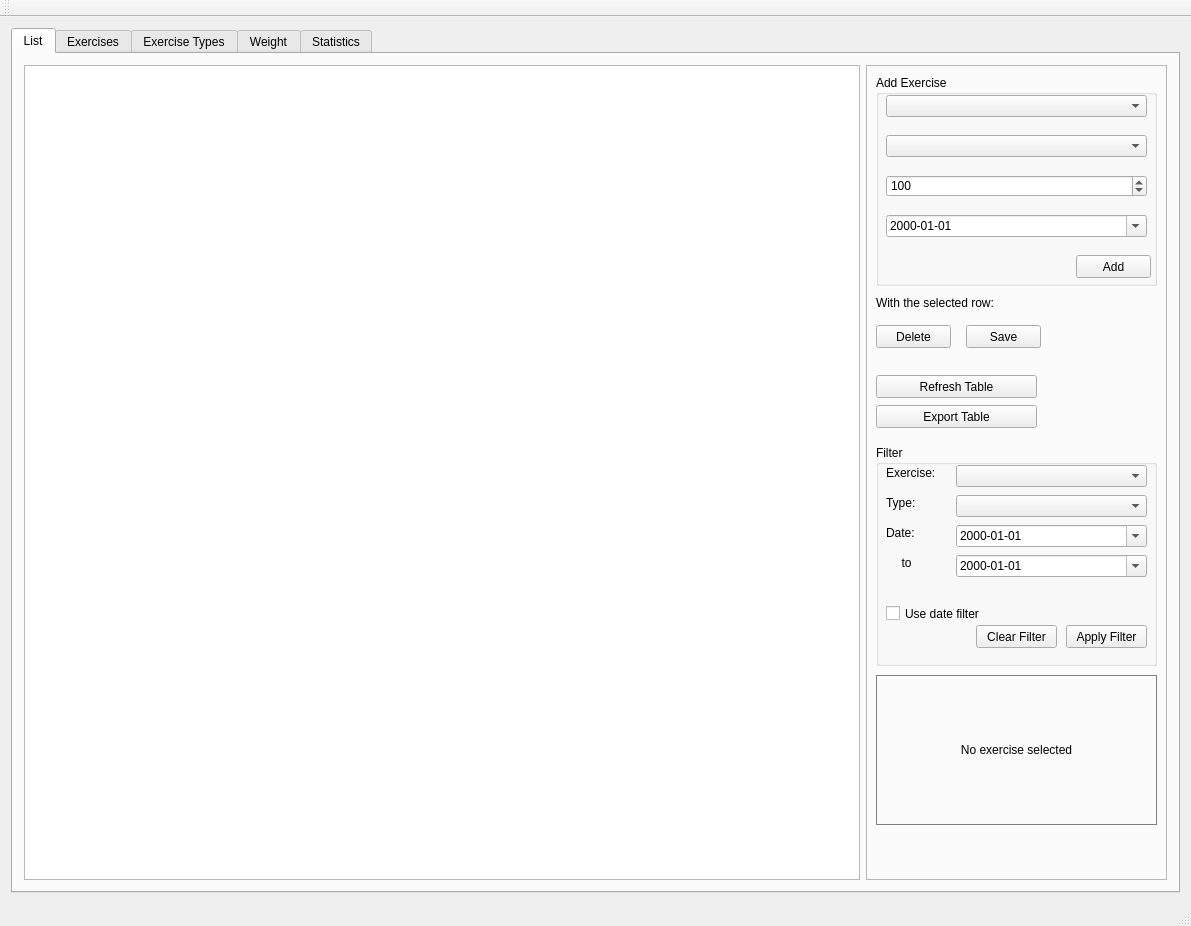
<?xml version="1.0" encoding="UTF-8"?>
<ui version="4.0">
 <class>MainWindow</class>
 <widget class="QMainWindow" name="MainWindow">
  <property name="geometry">
   <rect>
    <x>0</x>
    <y>0</y>
    <width>1191</width>
    <height>926</height>
   </rect>
  </property>
  <property name="windowTitle">
   <string>Fitness tracker</string>
  </property>
  <widget class="QWidget" name="centralWidget">
   <layout class="QHBoxLayout" name="horizontalLayout">
    <item>
     <widget class="QTabWidget" name="tabWidget">
      <property name="currentIndex">
       <number>0</number>
      </property>
      <widget class="QWidget" name="tab">
       <attribute name="title">
        <string>List</string>
       </attribute>
       <layout class="QHBoxLayout" name="horizontalLayout_2">
        <item>
         <widget class="QTableView" name="tableView_process"/>
        </item>
        <item>
         <widget class="QFrame" name="frame">
          <property name="minimumSize">
           <size>
            <width>301</width>
            <height>0</height>
           </size>
          </property>
          <property name="frameShape">
           <enum>QFrame::StyledPanel</enum>
          </property>
          <property name="frameShadow">
           <enum>QFrame::Raised</enum>
          </property>
          <widget class="QGroupBox" name="groupBox">
           <property name="geometry">
            <rect>
             <x>10</x>
             <y>10</y>
             <width>281</width>
             <height>211</height>
            </rect>
           </property>
           <property name="title">
            <string>Add Exercise</string>
           </property>
           <widget class="QPushButton" name="pushButton_add">
            <property name="geometry">
             <rect>
              <x>200</x>
              <y>180</y>
              <width>75</width>
              <height>23</height>
             </rect>
            </property>
            <property name="text">
             <string>Add</string>
            </property>
           </widget>
           <widget class="QComboBox" name="comboBox_exercise">
            <property name="geometry">
             <rect>
              <x>10</x>
              <y>20</y>
              <width>261</width>
              <height>22</height>
             </rect>
            </property>
           </widget>
           <widget class="QComboBox" name="comboBox_type">
            <property name="geometry">
             <rect>
              <x>10</x>
              <y>60</y>
              <width>261</width>
              <height>22</height>
             </rect>
            </property>
           </widget>
           <widget class="QSpinBox" name="spinBox_count">
            <property name="geometry">
             <rect>
              <x>10</x>
              <y>100</y>
              <width>261</width>
              <height>22</height>
             </rect>
            </property>
            <property name="maximum">
             <number>1000000</number>
            </property>
            <property name="value">
             <number>100</number>
            </property>
           </widget>
           <widget class="QDateEdit" name="dateEdit">
            <property name="geometry">
             <rect>
              <x>10</x>
              <y>140</y>
              <width>261</width>
              <height>22</height>
             </rect>
            </property>
            <property name="displayFormat">
             <string>yyyy-MM-dd</string>
            </property>
            <property name="calendarPopup">
             <bool>true</bool>
            </property>
           </widget>
          </widget>
          <widget class="QPushButton" name="pushButton_delete">
           <property name="geometry">
            <rect>
             <x>10</x>
             <y>260</y>
             <width>75</width>
             <height>23</height>
            </rect>
           </property>
           <property name="text">
            <string>Delete</string>
           </property>
          </widget>
          <widget class="QLabel" name="label">
           <property name="geometry">
            <rect>
             <x>10</x>
             <y>230</y>
             <width>131</width>
             <height>16</height>
            </rect>
           </property>
           <property name="text">
            <string>With the selected row:</string>
           </property>
          </widget>
          <widget class="QPushButton" name="pushButton_update">
           <property name="geometry">
            <rect>
             <x>100</x>
             <y>260</y>
             <width>75</width>
             <height>23</height>
            </rect>
           </property>
           <property name="text">
            <string>Save</string>
           </property>
          </widget>
          <widget class="QPushButton" name="pushButton_refresh">
           <property name="geometry">
            <rect>
             <x>10</x>
             <y>310</y>
             <width>161</width>
             <height>23</height>
            </rect>
           </property>
           <property name="text">
            <string>Refresh Table</string>
           </property>
          </widget>
          <widget class="QPushButton" name="pushButton_export_csv">
           <property name="geometry">
            <rect>
             <x>10</x>
             <y>340</y>
             <width>161</width>
             <height>23</height>
            </rect>
           </property>
           <property name="text">
            <string>Export Table</string>
           </property>
          </widget>
          <widget class="QGroupBox" name="groupBox_filter">
           <property name="geometry">
            <rect>
             <x>10</x>
             <y>380</y>
             <width>281</width>
             <height>221</height>
            </rect>
           </property>
           <property name="title">
            <string>Filter</string>
           </property>
           <widget class="QLabel" name="label_filter_exercise">
            <property name="geometry">
             <rect>
              <x>10</x>
              <y>20</y>
              <width>61</width>
              <height>16</height>
             </rect>
            </property>
            <property name="text">
             <string>Exercise:</string>
            </property>
           </widget>
           <widget class="QComboBox" name="comboBox_filter_exercise">
            <property name="geometry">
             <rect>
              <x>80</x>
              <y>20</y>
              <width>191</width>
              <height>22</height>
             </rect>
            </property>
           </widget>
           <widget class="QLabel" name="label_filter_type">
            <property name="geometry">
             <rect>
              <x>10</x>
              <y>50</y>
              <width>61</width>
              <height>16</height>
             </rect>
            </property>
            <property name="text">
             <string>Type:</string>
            </property>
           </widget>
           <widget class="QComboBox" name="comboBox_filter_type">
            <property name="geometry">
             <rect>
              <x>80</x>
              <y>50</y>
              <width>191</width>
              <height>22</height>
             </rect>
            </property>
           </widget>
           <widget class="QLabel" name="label_filter_date">
            <property name="geometry">
             <rect>
              <x>10</x>
              <y>80</y>
              <width>61</width>
              <height>16</height>
             </rect>
            </property>
            <property name="text">
             <string>Date:</string>
            </property>
           </widget>
           <widget class="QDateEdit" name="dateEdit_filter_from">
            <property name="geometry">
             <rect>
              <x>80</x>
              <y>80</y>
              <width>191</width>
              <height>22</height>
             </rect>
            </property>
            <property name="displayFormat">
             <string>yyyy-MM-dd</string>
            </property>
            <property name="calendarPopup">
             <bool>true</bool>
            </property>
           </widget>
           <widget class="QLabel" name="label_filter_to">
            <property name="geometry">
             <rect>
              <x>20</x>
              <y>110</y>
              <width>21</width>
              <height>16</height>
             </rect>
            </property>
            <property name="text">
             <string>to</string>
            </property>
            <property name="alignment">
             <set>Qt::AlignCenter</set>
            </property>
           </widget>
           <widget class="QDateEdit" name="dateEdit_filter_to">
            <property name="geometry">
             <rect>
              <x>80</x>
              <y>110</y>
              <width>191</width>
              <height>22</height>
             </rect>
            </property>
            <property name="displayFormat">
             <string>yyyy-MM-dd</string>
            </property>
            <property name="calendarPopup">
             <bool>true</bool>
            </property>
           </widget>
           <widget class="QPushButton" name="pushButton_apply_filter">
            <property name="geometry">
             <rect>
              <x>190</x>
              <y>180</y>
              <width>81</width>
              <height>23</height>
             </rect>
            </property>
            <property name="text">
             <string>Apply Filter</string>
            </property>
           </widget>
           <widget class="QPushButton" name="pushButton_clear_filter">
            <property name="geometry">
             <rect>
              <x>100</x>
              <y>180</y>
              <width>81</width>
              <height>23</height>
             </rect>
            </property>
            <property name="text">
             <string>Clear Filter</string>
            </property>
           </widget>
           <widget class="QCheckBox" name="checkBox_use_date_filter">
            <property name="geometry">
             <rect>
              <x>10</x>
              <y>160</y>
              <width>131</width>
              <height>17</height>
             </rect>
            </property>
            <property name="text">
             <string>Use date filter</string>
            </property>
           </widget>
          </widget>
          <widget class="QLabel" name="label_exercise_gif">
           <property name="geometry">
            <rect>
             <x>10</x>
             <y>610</y>
             <width>281</width>
             <height>150</height>
            </rect>
           </property>
           <property name="styleSheet">
            <string notr="true">border: 1px solid gray;</string>
           </property>
           <property name="text">
            <string>No exercise selected</string>
           </property>
           <property name="scaledContents">
            <bool>true</bool>
           </property>
           <property name="alignment">
            <set>Qt::AlignCenter</set>
           </property>
          </widget>
         </widget>
        </item>
       </layout>
      </widget>
      <widget class="QWidget" name="tab_2">
       <attribute name="title">
        <string>Exercises</string>
       </attribute>
       <layout class="QHBoxLayout" name="horizontalLayout_3">
        <item>
         <widget class="QTableView" name="tableView_exercises"/>
        </item>
        <item>
         <widget class="QFrame" name="frame_2">
          <property name="minimumSize">
           <size>
            <width>300</width>
            <height>0</height>
           </size>
          </property>
          <property name="frameShape">
           <enum>QFrame::StyledPanel</enum>
          </property>
          <property name="frameShadow">
           <enum>QFrame::Raised</enum>
          </property>
          <widget class="QGroupBox" name="groupBox_2">
           <property name="geometry">
            <rect>
             <x>10</x>
             <y>10</y>
             <width>281</width>
             <height>151</height>
            </rect>
           </property>
           <property name="title">
            <string>Add New Exercise</string>
           </property>
           <widget class="QLineEdit" name="lineEdit_exercise_name">
            <property name="geometry">
             <rect>
              <x>10</x>
              <y>20</y>
              <width>113</width>
              <height>20</height>
             </rect>
            </property>
           </widget>
           <widget class="QLabel" name="label_5">
            <property name="geometry">
             <rect>
              <x>160</x>
              <y>20</y>
              <width>47</width>
              <height>13</height>
             </rect>
            </property>
            <property name="text">
             <string>Name</string>
            </property>
           </widget>
           <widget class="QLabel" name="label_6">
            <property name="geometry">
             <rect>
              <x>160</x>
              <y>50</y>
              <width>111</width>
              <height>16</height>
             </rect>
            </property>
            <property name="text">
             <string>Unit of Measurement</string>
            </property>
           </widget>
           <widget class="QLineEdit" name="lineEdit_exercise_unit">
            <property name="geometry">
             <rect>
              <x>10</x>
              <y>50</y>
              <width>113</width>
              <height>20</height>
             </rect>
            </property>
           </widget>
           <widget class="QPushButton" name="pushButton_exercise_add">
            <property name="geometry">
             <rect>
              <x>190</x>
              <y>120</y>
              <width>75</width>
              <height>23</height>
             </rect>
            </property>
            <property name="text">
             <string>Add</string>
            </property>
           </widget>
           <widget class="QCheckBox" name="check_box_is_type_required">
            <property name="geometry">
             <rect>
              <x>10</x>
              <y>80</y>
              <width>251</width>
              <height>17</height>
             </rect>
            </property>
            <property name="text">
             <string>Type required</string>
            </property>
           </widget>
          </widget>
          <widget class="QLabel" name="label_3">
           <property name="geometry">
            <rect>
             <x>10</x>
             <y>170</y>
             <width>141</width>
             <height>16</height>
            </rect>
           </property>
           <property name="text">
            <string>With the selected row:</string>
           </property>
          </widget>
          <widget class="QPushButton" name="pushButton_exercises_delete">
           <property name="geometry">
            <rect>
             <x>10</x>
             <y>200</y>
             <width>75</width>
             <height>23</height>
            </rect>
           </property>
           <property name="text">
            <string>Delete</string>
           </property>
          </widget>
          <widget class="QPushButton" name="pushButton_exercises_update">
           <property name="geometry">
            <rect>
             <x>90</x>
             <y>200</y>
             <width>75</width>
             <height>23</height>
            </rect>
           </property>
           <property name="text">
            <string>Save</string>
           </property>
          </widget>
          <widget class="QPushButton" name="pushButton_exercises_refresh">
           <property name="geometry">
            <rect>
             <x>10</x>
             <y>230</y>
             <width>151</width>
             <height>23</height>
            </rect>
           </property>
           <property name="text">
            <string>Refresh Table</string>
           </property>
          </widget>
         </widget>
        </item>
       </layout>
      </widget>
      <widget class="QWidget" name="tab_3">
       <attribute name="title">
        <string>Exercise Types</string>
       </attribute>
       <layout class="QHBoxLayout" name="horizontalLayout_4">
        <item>
         <widget class="QTableView" name="tableView_exercise_types"/>
        </item>
        <item>
         <widget class="QFrame" name="frame_3">
          <property name="minimumSize">
           <size>
            <width>300</width>
            <height>0</height>
           </size>
          </property>
          <property name="frameShape">
           <enum>QFrame::StyledPanel</enum>
          </property>
          <property name="frameShadow">
           <enum>QFrame::Raised</enum>
          </property>
          <widget class="QGroupBox" name="groupBox_3">
           <property name="geometry">
            <rect>
             <x>10</x>
             <y>10</y>
             <width>291</width>
             <height>161</height>
            </rect>
           </property>
           <property name="title">
            <string>Add New Exercise Type</string>
           </property>
           <widget class="QComboBox" name="comboBox_exercise_name">
            <property name="geometry">
             <rect>
              <x>20</x>
              <y>30</y>
              <width>241</width>
              <height>22</height>
             </rect>
            </property>
           </widget>
           <widget class="QLineEdit" name="lineEdit_exercise_type">
            <property name="geometry">
             <rect>
              <x>20</x>
              <y>70</y>
              <width>241</width>
              <height>20</height>
             </rect>
            </property>
           </widget>
           <widget class="QPushButton" name="pushButton_type_add">
            <property name="geometry">
             <rect>
              <x>190</x>
              <y>110</y>
              <width>75</width>
              <height>23</height>
             </rect>
            </property>
            <property name="text">
             <string>Add</string>
            </property>
           </widget>
          </widget>
          <widget class="QLabel" name="label_4">
           <property name="geometry">
            <rect>
             <x>10</x>
             <y>180</y>
             <width>141</width>
             <height>16</height>
            </rect>
           </property>
           <property name="text">
            <string>With the selected row:</string>
           </property>
          </widget>
          <widget class="QPushButton" name="pushButton_types_delete">
           <property name="geometry">
            <rect>
             <x>10</x>
             <y>220</y>
             <width>75</width>
             <height>23</height>
            </rect>
           </property>
           <property name="text">
            <string>Delete</string>
           </property>
          </widget>
          <widget class="QPushButton" name="pushButton_types_update">
           <property name="geometry">
            <rect>
             <x>100</x>
             <y>220</y>
             <width>75</width>
             <height>23</height>
            </rect>
           </property>
           <property name="text">
            <string>Save</string>
           </property>
          </widget>
          <widget class="QPushButton" name="pushButton_types_refresh">
           <property name="geometry">
            <rect>
             <x>10</x>
             <y>260</y>
             <width>151</width>
             <height>23</height>
            </rect>
           </property>
           <property name="text">
            <string>Refresh Table</string>
           </property>
          </widget>
         </widget>
        </item>
       </layout>
      </widget>
      <widget class="QWidget" name="tab_5">
       <attribute name="title">
        <string>Weight</string>
       </attribute>
       <layout class="QHBoxLayout" name="horizontalLayout_5">
        <item>
         <widget class="QTableView" name="tableView_weight"/>
        </item>
        <item>
         <widget class="QFrame" name="frame_4">
          <property name="minimumSize">
           <size>
            <width>300</width>
            <height>0</height>
           </size>
          </property>
          <property name="frameShape">
           <enum>QFrame::StyledPanel</enum>
          </property>
          <property name="frameShadow">
           <enum>QFrame::Raised</enum>
          </property>
          <widget class="QGroupBox" name="groupBox_4">
           <property name="geometry">
            <rect>
             <x>10</x>
             <y>10</y>
             <width>281</width>
             <height>131</height>
            </rect>
           </property>
           <property name="title">
            <string>Add New Data</string>
           </property>
           <widget class="QLineEdit" name="lineEdit_weight_date">
            <property name="geometry">
             <rect>
              <x>10</x>
              <y>50</y>
              <width>261</width>
              <height>20</height>
             </rect>
            </property>
           </widget>
           <widget class="QPushButton" name="pushButton_weight_add">
            <property name="geometry">
             <rect>
              <x>190</x>
              <y>90</y>
              <width>75</width>
              <height>23</height>
             </rect>
            </property>
            <property name="text">
             <string>Add</string>
            </property>
           </widget>
           <widget class="QDoubleSpinBox" name="doubleSpinBox_weight">
            <property name="geometry">
             <rect>
              <x>10</x>
              <y>20</y>
              <width>261</width>
              <height>22</height>
             </rect>
            </property>
            <property name="maximum">
             <double>300.000000000000000</double>
            </property>
            <property name="value">
             <double>89.000000000000000</double>
            </property>
           </widget>
          </widget>
          <widget class="QPushButton" name="pushButton_weight_delete">
           <property name="geometry">
            <rect>
             <x>10</x>
             <y>170</y>
             <width>75</width>
             <height>23</height>
            </rect>
           </property>
           <property name="text">
            <string>Delete</string>
           </property>
          </widget>
          <widget class="QPushButton" name="pushButton_weight_update">
           <property name="geometry">
            <rect>
             <x>90</x>
             <y>170</y>
             <width>75</width>
             <height>23</height>
            </rect>
           </property>
           <property name="text">
            <string>Save</string>
           </property>
          </widget>
          <widget class="QPushButton" name="pushButton_weight_refresh">
           <property name="geometry">
            <rect>
             <x>10</x>
             <y>210</y>
             <width>151</width>
             <height>23</height>
            </rect>
           </property>
           <property name="text">
            <string>Refresh Table</string>
           </property>
          </widget>
          <widget class="QLabel" name="label_2">
           <property name="geometry">
            <rect>
             <x>10</x>
             <y>150</y>
             <width>141</width>
             <height>16</height>
            </rect>
           </property>
           <property name="text">
            <string>With the selected row:</string>
           </property>
          </widget>
         </widget>
        </item>
       </layout>
      </widget>
      <widget class="QWidget" name="tab_4">
       <attribute name="title">
        <string>Statistics</string>
       </attribute>
       <layout class="QHBoxLayout" name="horizontalLayout_6">
        <item>
         <widget class="QTextEdit" name="textEdit_statistics">
          <property name="font">
           <font>
            <family>JetBrains Mono</family>
            <pointsize>9</pointsize>
           </font>
          </property>
         </widget>
        </item>
        <item>
         <widget class="QFrame" name="frame_5">
          <property name="minimumSize">
           <size>
            <width>300</width>
            <height>0</height>
           </size>
          </property>
          <property name="frameShape">
           <enum>QFrame::StyledPanel</enum>
          </property>
          <property name="frameShadow">
           <enum>QFrame::Raised</enum>
          </property>
          <widget class="QPushButton" name="pushButton_statistics_refresh">
           <property name="geometry">
            <rect>
             <x>20</x>
             <y>20</y>
             <width>75</width>
             <height>23</height>
            </rect>
           </property>
           <property name="text">
            <string>Records</string>
           </property>
          </widget>
         </widget>
        </item>
       </layout>
      </widget>
     </widget>
    </item>
   </layout>
  </widget>
  <widget class="QMenuBar" name="menuBar">
   <property name="geometry">
    <rect>
     <x>0</x>
     <y>0</y>
     <width>1191</width>
     <height>21</height>
    </rect>
   </property>
  </widget>
  <widget class="QToolBar" name="mainToolBar">
   <attribute name="toolBarArea">
    <enum>TopToolBarArea</enum>
   </attribute>
   <attribute name="toolBarBreak">
    <bool>false</bool>
   </attribute>
  </widget>
  <widget class="QStatusBar" name="statusBar"/>
 </widget>
 <layoutdefault spacing="6" margin="11"/>
 <resources/>
 <connections/>
</ui>
